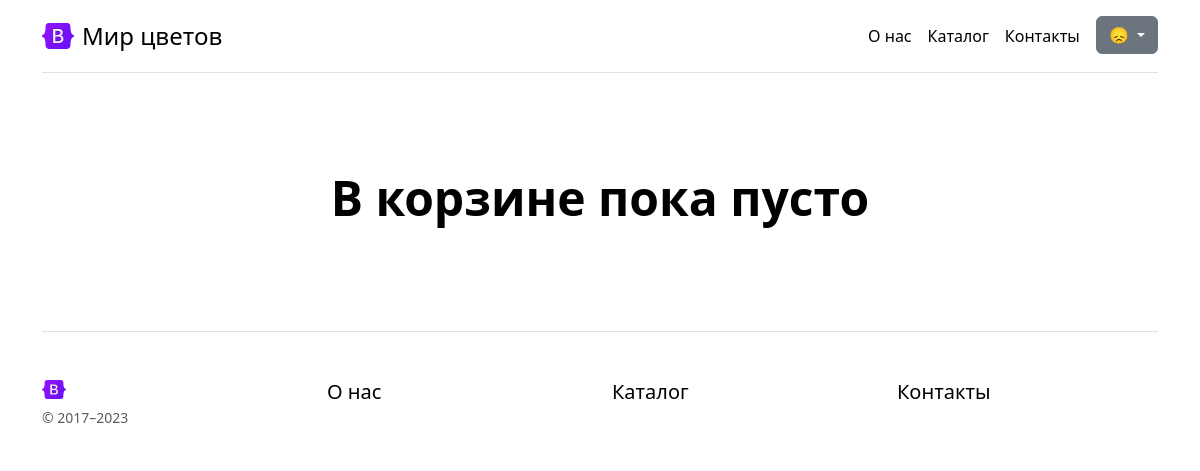
Page /carts/1/ (signed in) on the earlier database version.
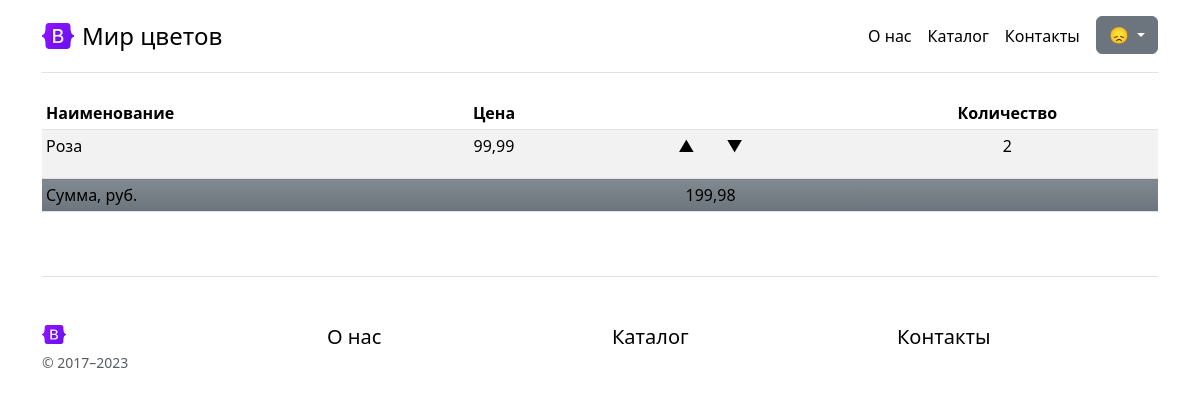
Same page on the later database version.
### carts/models.py (models this page shows, shortened)
class Cart(models.Model):
    user = models.ForeignKey(User,
                             on_delete=models.CASCADE,
                             verbose_name="Пользователь")
    goods = models.ForeignKey("goods.goods",
                              on_delete=models.CASCADE,
                              verbose_name="Товар")
    quantity = models.IntegerField(blank=False,
                                   null=False,
                                   default=0,
                                   verbose_name="Количество")
    class Meta:
        verbose_name = "Корзина"
        verbose_name_plural = "Корзины"

### goods/models.py (models this page shows, shortened)
class Goods(NameMixin, models.Model):
    objects = models.Manager() # По умолчанию. Нужен для админки.
    in_stock = GoodsManager()
    added = models.DateTimeField(auto_now_add=True,
                                 verbose_name="Дата добавления")
    photo = models.ImageField(verbose_name="Фото")
    price = models.DecimalField(max_digits=10,
                                decimal_places=2,
                                verbose_name="Цена")
    origin = models.ForeignKey(
        "Country",
        on_delete=models.CASCADE,
        verbose_name="Страна-производитель",
    )
    color = models.ForeignKey(
        "Color",
        on_delete=models.CASCADE,
        verbose_name="Цвет",
    )
    category = models.ForeignKey(
        "Category",
        on_delete=models.CASCADE,
        verbose_name="Категория / Вид товара",
    )
    stock = models.PositiveIntegerField(default=0, null=False, blank=False, verbose_name="Остаток товара")
    class Meta:
        verbose_name = "Товар"
        verbose_name_plural = "Товары"

### carts/views.py (the view)
# urls.py: path("carts/<int:user>/", CartDetailView.as_view(), name="cart-detail"),
class CartDetailView(LoginRequiredMixin,
                     TemplateView):
    template_name = "carts/cart.html"
    def get_context_data(self, **kwargs):
        context = super().get_context_data(**kwargs)
        user = kwargs.get('user')
        context["object_list"] = Cart.objects.filter(user=user)
        context["total"] = get_total(context["object_list"])
        return context

### carts/views.py (called while the page is built)
def get_total(a_queryset):
    sum = 0
    [sum := elem.goods.price * elem.quantity for elem in a_queryset]
    return sum

### carts/templates/carts/cart.html (shortened to what this page needs)
{% extends 'general/parts/base.html' %}
{% load static %}
{% block content %}
{% if object_list %}
<div class="table-responsive">
    <table class="table table-striped table-sm">
        <thead>
        <tr>
            <th scope="col">Наименование</th>
            <th class="text-center" scope="col">Цена</th>
            <th class="text-center" scope="col"></th>
            <th class="text-center" scope="col">Количество</th>
        </tr>
        </thead>
        <tbody>
        {% for obj in object_list %}
        <tr>
            <td>{{ obj.goods.name }}</td>
            <td class="text-center">{{ obj.goods.price }}</td>
            <td class="text-center">{% include "carts/plus_minus.html" with data_goods="{{ obj.goods.id }}" %}</td>
            <td class="text-center">{{ obj.quantity }}</td>
        </tr>
        {% endfor %}
        <tr>
            <td class="bg-secondary bg-gradient" colspan="2">Сумма, руб.</td>
            <td class="bg-secondary bg-gradient text-center">{{ total }}</td>
            <td class="bg-secondary bg-gradient"></td>
        </tr>
        </tbody>
    </table>
</div>
{% else %}
<div class="px-4 py-5 my-5 text-center">
    <h1 class="display-5 fw-bold text-body-emphasis">В корзине пока пусто</h1>
</div>
{% endif %}
{% endblock %}

### carts/templates/carts/plus_minus.html
<p data-goods="{{ data_goods }}"><span class="m-3">&#9650;</span><span class="m-3">&#9660;</span></p>

Differences in the rows shown:
added Cart: goods.name "Роза", goods.price "99,99", quantity "2"
Other differences:
{{ total }}: (not shown) → "199,98"
text no longer shown: "В корзине пока пусто"
text now shown: "Наименование Цена Количество Сумма, руб."
